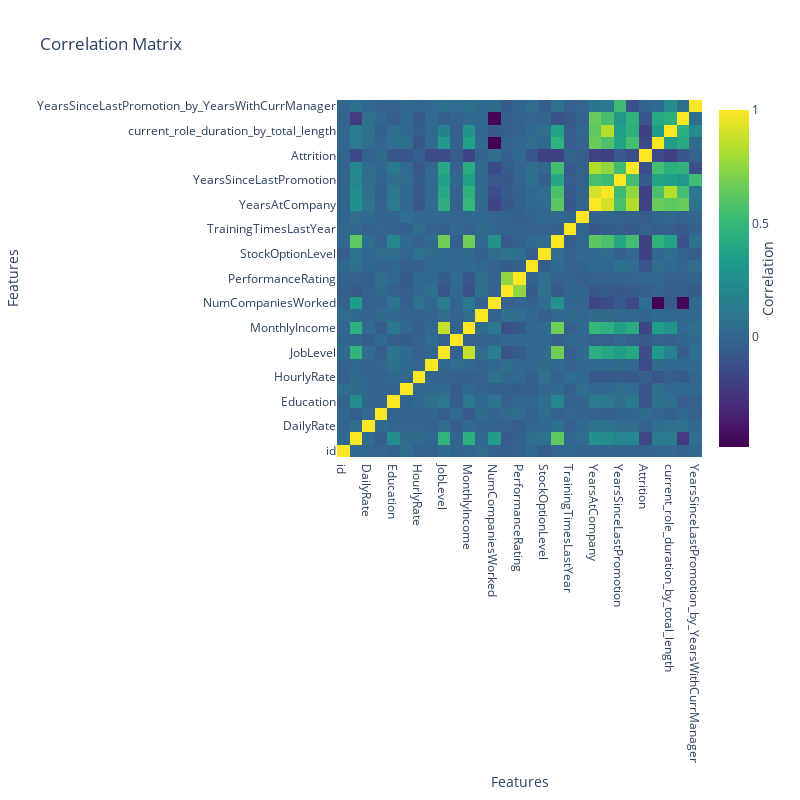

Notebook cell for this chart:
### Markdown cell above
## Correlation Analysis

### Code cell
corr = data.corr()

# plot correlation matrix with plotly
fig = go.Figure(data=go.Heatmap(
    z=corr.values,
    x=corr.columns,
    y=corr.columns,
    colorscale='Viridis',
    colorbar=dict(
        title="Correlation",
        titleside="right",
        tickmode="array",
        tickvals=[-1, -0.5, 0, 0.5, 1],
        ticktext=["-1", "-0.5", "0", "0.5", "1"]
    )
))
fig.update_layout(
    title="Correlation Matrix",
    xaxis_title="Features",
    yaxis_title="Features",
    width=800,
    height=800
)
fig.show()

### Figure 1 — Plotly figure (JSON) as saved in the notebook; plotly's stock layout.template omitted (floating-point values rounded to 4 significant figures; data arrays with more than 128 entries replaced by an {"elided": "..."} marker saying what was removed)
{"data": [{"colorbar": {"tickmode": "array", "ticktext": ["-1", "-0.5", "0", "0.5", "1"], "tickvals": [-1, -0.5, 0, 0.5, 1], "title": {"side": "right", "text": "Correlation"}}, "colorscale": [[0, "#440154"], [0.1111, "#482878"], [0.2222, "#3e4989"], [0.3333, "#31688e"], [0.4444, "#26828e"], [0.5556, "#1f9e89"], [0.6667, "#35b779"], [0.7778, "#6ece58"], [0.8889, "#b5de2b"], [1, "#fde725"]], "type": "heatmap", "x": ["id", "Age", "DailyRate", "DistanceFromHome", "Education", "EnvironmentSatisfaction", "HourlyRate", "JobInvolvement", "JobLevel", "JobSatisfaction", "MonthlyIncome", "MonthlyRate", "NumCompaniesWorked", "PercentSalaryHike", "PerformanceRating", "RelationshipSatisfaction", "StockOptionLevel", "TotalWorkingYears", "TrainingTimesLastYear", "WorkLifeBalance", "YearsAtCompany", "YearsInCurrentRole", "YearsSinceLastPromotion", "YearsWithCurrManager", "Attrition", "years_per_company", "current_role_duration_by_total_length", "YearsAtCompany_by_TotalWorkingYears", "YearsSinceLastPromotion_by_YearsWithCurrManager"], "y": ["id", "Age", "DailyRate", "DistanceFromHome", "Education", "EnvironmentSatisfaction", "HourlyRate", "JobInvolvement", "JobLevel", "JobSatisfaction", "MonthlyIncome", "MonthlyRate", "NumCompaniesWorked", "PercentSalaryHike", "PerformanceRating", "RelationshipSatisfaction", "StockOptionLevel", "TotalWorkingYears", "TrainingTimesLastYear", "WorkLifeBalance", "YearsAtCompany", "YearsInCurrentRole", "YearsSinceLastPromotion", "YearsWithCurrManager", "Attrition", "years_per_company", "current_role_duration_by_total_length", "YearsAtCompany_by_TotalWorkingYears", "YearsSinceLastPromotion_by_YearsWithCurrManager"], "z": {"elided": "29x29 float values"}}], "layout": {"height": 800, "title": {"text": "Correlation Matrix"}, "width": 800, "xaxis": {"autorange": true, "range": [-0.5, 28.5], "title": {"text": "Features"}, "type": "category"}, "yaxis": {"autorange": true, "range": [-0.5, 28.5], "title": {"text": "Features"}, "type": "category"}}}
